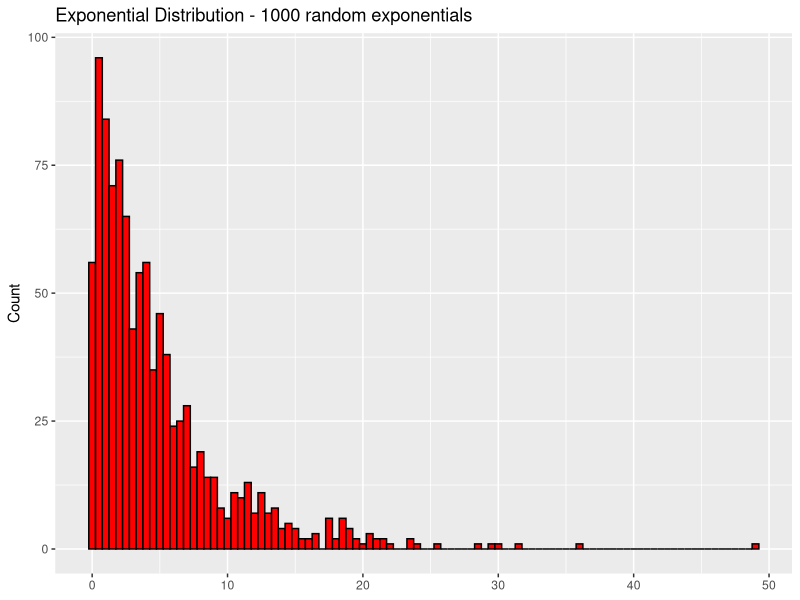
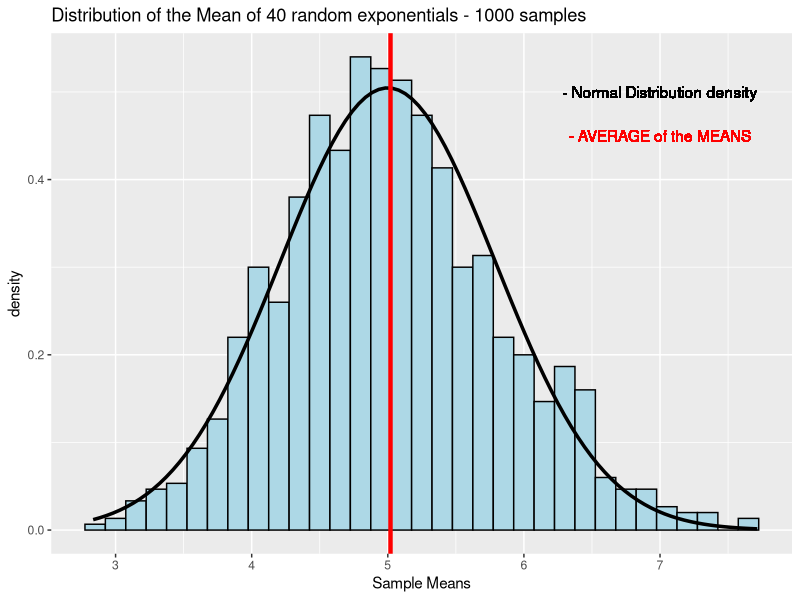

The R script that drew these images, in order:
## ---- chunk 1
library(ggplot2)
library(ggpubr)

## ---- chunk 2

averages <- NULL

for (i in 1:1000)
{ 
  averages <- c(averages, mean (rexp (40, 0.2) ) )
}
## ---- chunk 3
str(averages)
## ---- chunk 4
print(mean(averages))
## ---- chunk 5
theoreticalVariance <- (1/0.2)^2 / 40
print(theoreticalVariance)
## ---- chunk 6
print(var(averages))
## ---- chunk 7
## Obtain 1000 random Nrs. in exponential distribution
exponential <- rexp(1000, 0.2)

## Transform the 2 obtained vectors into dataframes (otherwise cannot use GGPLOT2 with them)
expo_df <- data.frame(x_expo = exponential)
averages_df <- data.frame(x_average = averages )

## Plotting
theoreticalMean <- 1 / 0.2
theoreticalVariance <- (1/0.2)^2 / 40

expo_plot <- ggplot(expo_df, aes(x_expo)) + 
             geom_histogram(binwidth = 0.5, color = "black", fill = "red") + 
             ggtitle("Exponential Distribution - 1000 random exponentials") +
             theme(axis.title.x = element_blank()) + ylab("Count")
expo_plot
## ---- chunk 8
mean_averages <- mean(averages)

sample_plot <- ggplot(averages_df, aes(x_average)) +
                geom_histogram(aes(y = ..density..), binwidth = 0.15, 
                color = "black", fill = "lightblue") +
                ggtitle("Distribution of the Mean of 40 random exponentials - 1000 samples") +
                xlab("Sample Means") +
                stat_function(fun = dnorm, args = list(mean = theoreticalMean, 
                sd = sqrt(theoreticalVariance)), size = 1.2) +
                geom_vline(xintercept = mean_averages, size = 1.5, color = "red") + 
                geom_text(x = 7, y = 0.45, label = "- AVERAGE of the MEANS",
                          color="red") +
                geom_text(x = 7, y = 0.50, label = "- Normal Distribution density",
                          color="black") 


sample_plot
